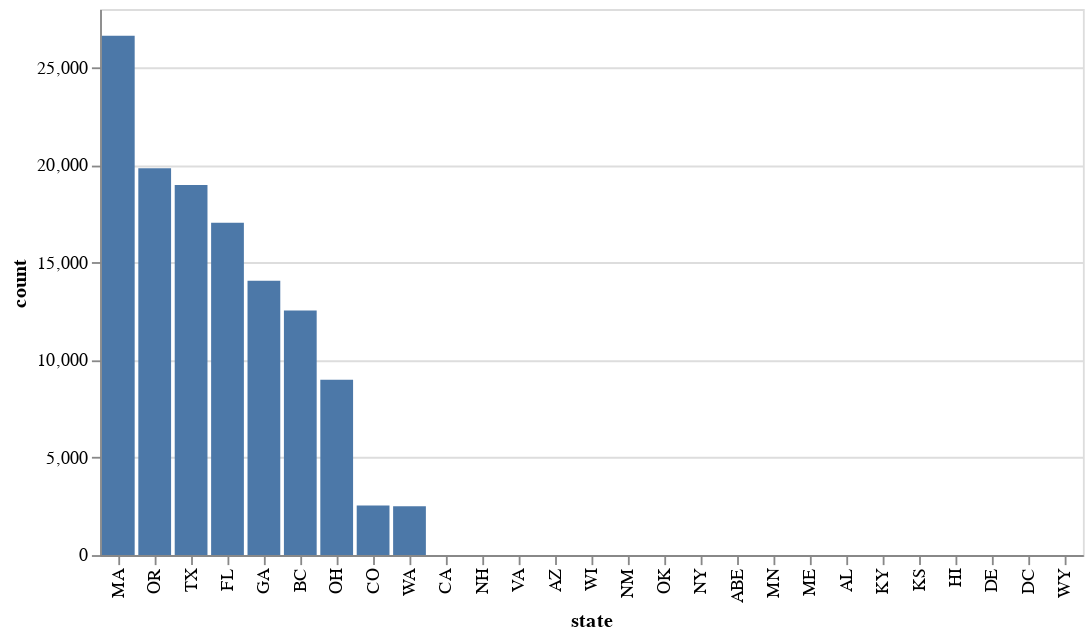

Notebook cell for this chart:
### Markdown cell above
## Exploratory Data Analysis

### Code cell
states = pd.DataFrame(df[['state']].value_counts().reset_index())

alt.Chart(states).mark_bar().encode(
    x=alt.X('state:N', sort='-y'),
    y=alt.Y('count')
)

### Figure 1 — Vega-Lite specification as saved in the notebook (floating-point values rounded to 4 significant figures)
{"config": {"view": {"continuousWidth": 300, "continuousHeight": 300}}, "data": {"name": "data-f82f8804b16c426db21b5ac78e536cf8"}, "mark": {"type": "bar"}, "encoding": {"x": {"field": "state", "sort": "-y", "type": "nominal"}, "y": {"field": "count", "type": "quantitative"}}, "$schema": "https://vega.github.io/schema/vega-lite/v5.17.0.json", "datasets": {"data-f82f8804b16c426db21b5ac78e536cf8": [{"state": "MA", "count": 26636}, {"state": "OR", "count": 19837}, {"state": "TX", "count": 18980}, {"state": "FL", "count": 17044}, {"state": "GA", "count": 14069}, {"state": "BC", "count": 12544}, {"state": "OH", "count": 8988}, {"state": "CO", "count": 2543}, {"state": "WA", "count": 2506}, {"state": "CA", "count": 11}, {"state": "NH", "count": 3}, {"state": "VA", "count": 2}, {"state": "AZ", "count": 2}, {"state": "WI", "count": 1}, {"state": "NM", "count": 1}, {"state": "OK", "count": 1}, {"state": "NY", "count": 1}, {"state": "ABE", "count": 1}, {"state": "MN", "count": 1}, {"state": "ME", "count": 1}, {"state": "AL", "count": 1}, {"state": "KY", "count": 1}, {"state": "KS", "count": 1}, {"state": "HI", "count": 1}, {"state": "DE", "count": 1}, {"state": "DC", "count": 1}, {"state": "WY", "count": 1}]}}
